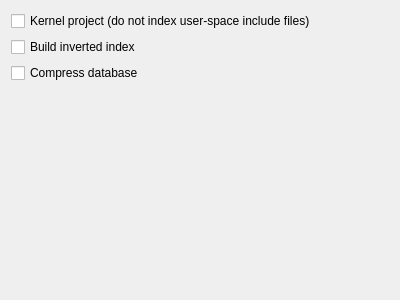
<ui version="4.0" >
 <class>ConfigWidget</class>
 <widget class="QWidget" name="ConfigWidget" >
  <property name="geometry" >
   <rect>
    <x>0</x>
    <y>0</y>
    <width>400</width>
    <height>300</height>
   </rect>
  </property>
  <property name="windowTitle" >
   <string>Cscope Configuration</string>
  </property>
  <layout class="QVBoxLayout" name="verticalLayout" >
   <item>
    <widget class="QCheckBox" name="kernelCheck_" >
     <property name="text" >
      <string>Kernel project (do not index user-space include files)</string>
     </property>
    </widget>
   </item>
   <item>
    <widget class="QCheckBox" name="invIndexCheck_" >
     <property name="text" >
      <string>Build inverted index</string>
     </property>
     <property name="checked" >
      <bool>false</bool>
     </property>
    </widget>
   </item>
   <item>
    <widget class="QCheckBox" name="compressCheck_" >
     <property name="text" >
      <string>Compress database</string>
     </property>
     <property name="checked" >
      <bool>false</bool>
     </property>
    </widget>
   </item>
   <item>
    <spacer name="verticalSpacer" >
     <property name="orientation" >
      <enum>Qt::Vertical</enum>
     </property>
     <property name="sizeHint" stdset="0" >
      <size>
       <width>20</width>
       <height>203</height>
      </size>
     </property>
    </spacer>
   </item>
  </layout>
 </widget>
 <resources/>
 <connections/>
</ui>
